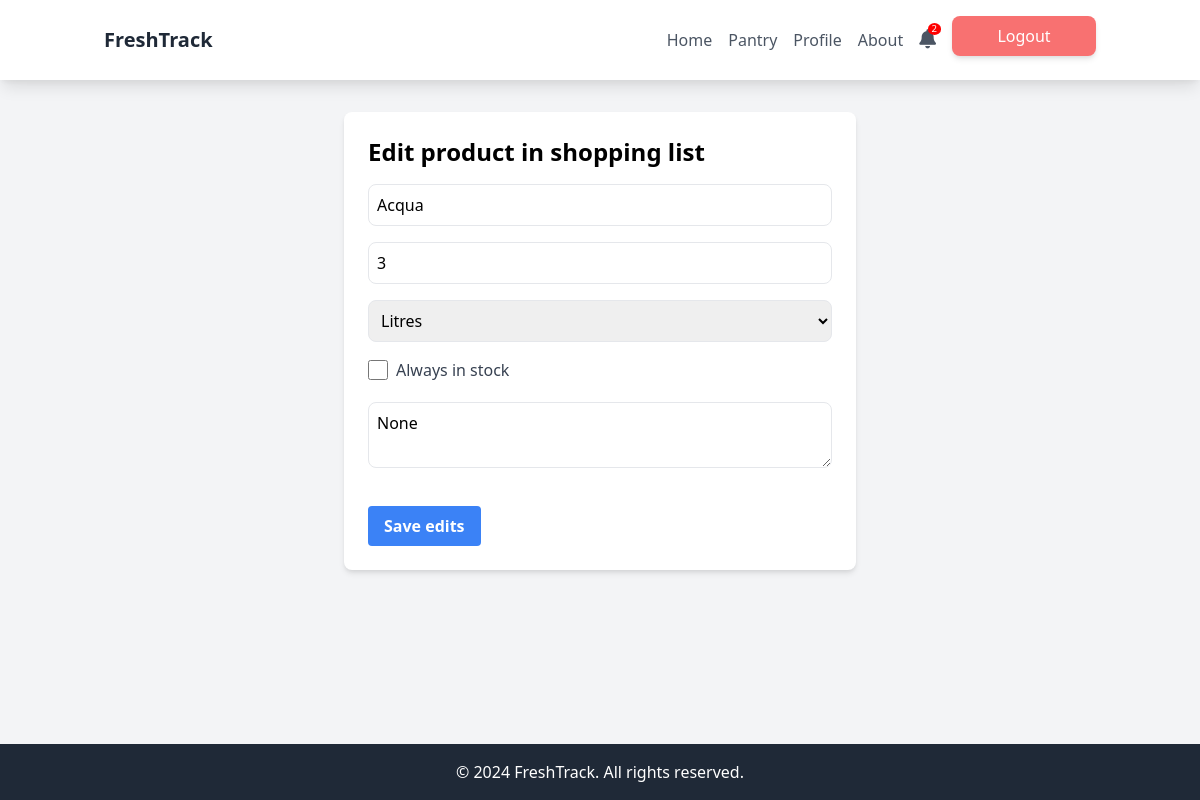
Screenshot of /shopping_list_item_detail/5/ (signed in) with the database file from the repository.
### freshtrack/models.py (models this page shows, shortened)
class ShoppingList(models.Model):
    UNIT_CHOICES = [
        ('L', 'Litri'),
        ('g', 'Grammi'),
        ('u', 'Unità'),
    ]
    user = models.ForeignKey(User, on_delete=models.CASCADE)
    product_name = models.CharField(max_length=100)
    quantity = models.PositiveIntegerField()
    unit_of_measure = models.CharField(max_length=1, choices=UNIT_CHOICES)
    added_date = models.DateTimeField(auto_now_add=True)
    purchased = models.BooleanField(default=False)
    always_in_stock = models.BooleanField(default=False)
    notes = models.TextField(blank=True, null=True)

### freshtrack/views/shopping_list_views.py (the view)
# urls.py: path('shopping_list_item_detail/<int:item_id>/', shopping_list_item_detail, name='shopping_list_item_detail'),
@login_required
def shopping_list_item_detail(request, item_id):
    item = get_object_or_404(ShoppingList, pk=item_id)
    return render(request, 'shopping_list_item_detail.html', {'item': item})

### freshtrack/context_processors.py (called while the page is built)
def notifications_count(request):
    if request.user.is_authenticated:
        count = Notification.objects.filter(user=request.user, is_read=False).count()
    else:
        count = 0
    return {
        'notifications_count': count
    }

### frontend/templates/shopping_list_item_detail.html (shortened to what this page needs)
{% extends 'commonNAVaccount.html' %}
{% block content %}
<div class="max-w-lg mx-auto bg-white rounded-lg shadow-md p-6 mt-28">
    <h1 class="text-2xl font-bold mb-4">Edit product in shopping list</h1>
    <form action="{% url 'edit_shopping_list_item' item.id %}" method="post">
        <div class="mb-4">
            <input type="text" name="product_name" value="{{ item.product_name }}" placeholder="Nome Prodotto" class="mr-2 p-2 border rounded-lg w-full">
        </div>
        <div class="mb-4">
            <input type="number" name="quantity" value="{{ item.quantity }}" placeholder="Quantità" class="mr-2 mb-4 p-2 border rounded-lg w-full" min="0">
            <select name="unit_of_measure" class="mr-2 p-2 border rounded-lg w-full">
                <option value="L" {% if item.unit_of_measure == 'L' %}selected{% endif %}>Litres</option>
            </select>
        </div>
        <div class="mb-4">
            <label class="inline-flex items-center">
                <input type="checkbox" name="always_in_stock" value="True" class="form-checkbox h-5 w-5 text-blue-600" {% if item.always_in_stock %}checked{% endif %}>
                <span class="ml-2 mr-2 text-gray-700">Always in stock</span>
            </label>
        </div>
        <div class="mb-4">
            <textarea name="notes" placeholder="Note" class="p-2 border rounded-lg w-full">{{ item.notes }}</textarea>
        </div>
        <input type="submit" value="Save edits" class="bg-blue-500 hover:bg-blue-700 text-white font-bold py-2 px-4 rounded mt-4 inline-block">
    </form>
</div>
{% endblock %}

### frontend/templates/commonNAVaccount.html (style rules this page uses)
body { margin: 0; padding: 0; display: flex; flex-direction: column; min-height: 100vh; }

### rows the page displays
ShoppingList: product_name "Acqua", quantity "3", notes "None"

### other values shown
{{ notifications_count }} "2"
